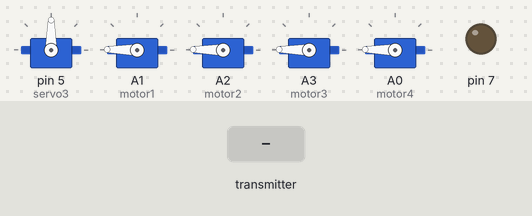
The sketch below on a simulated Arduino Uno, built with avr-gcc and run on an emulated ATmega328P. On the bench: 5 × servo, output pins drawn as LEDs (lit = HIGH). The test bench sets the inputs (shaded band). No radio packets arrive unless stated; what the sketch prints to the serial monitor is not drawn.

Above: at 1.1 s.
At 9.1 s:
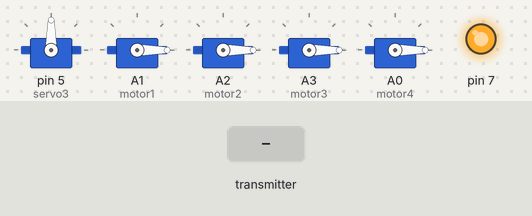
At 18.2 s:
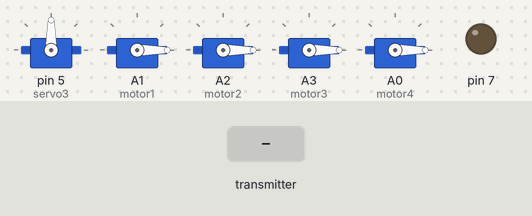
18.3 s: the transmitter starts sending angleValue = 0
Timing chart, 0 to 21.3 s (numbered marks = the images above; inputs shaded):
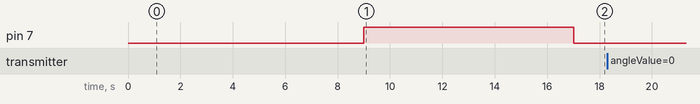

The sketch:

receiver.ino
```cpp
#include <SPI.h>
#include <nRF24L01.h>
#include <RF24.h>
#include <Servo.h>
#define button 4
RF24 radio(9, 10);
Servo servo3;
byte pipe;
boolean state = 0;
int angleValue = 5;
int count = 0;

#include <Servo.h>

Servo motor1;
Servo motor2;
Servo motor3;
Servo motor4;

int potpin = 0;
int val;


void setup() {
  Serial.begin(9600);
  //pinMode(14, OUTPUT);
  //pinMode(15, OUTPUT);
  pinMode(7, OUTPUT);
  delay(1000);
  radio.begin();
  radio.setChannel(5);
  radio.setDataRate(RF24_250KBPS);
  radio.setPALevel(RF24_PA_HIGH);
  radio.openReadingPipe(1, 0xAABBCCDD11LL);
  radio.openWritingPipe(0xAABBCCDD22LL);
  radio.startListening();
  servo3.attach(5);
  pinMode(button, INPUT);

  motor1.attach(A1);
  motor2.attach(A2);
  motor3.attach(A3);
  motor4.attach(A0);
  motor1.write(179);
  motor2.write(179);
  motor3.write(179);
  motor4.write(179);
  delay(8000);
  motor1.write(0);
  motor2.write(0);
  motor3.write(0);
  motor4.write(0);
  digitalWrite(7, HIGH);
  delay(8000);
  digitalWrite(7, LOW);

}

void loop () {
  delay(5);
  if (radio.available(&pipe)) {
    digitalWrite(7, HIGH);

    radio.read(&angleValue, sizeof(angleValue));
    Serial.println(angleValue);


  }
  else digitalWrite(7, LOW);


  if (angleValue == 0) {


  }
  else if (angleValue == 1) {
    if (count == 0) {
      for (int i = 0; i <= 90; i++) {
        motor1.write(i);
        motor2.write(i);
        motor3.write(i);
        motor4.write(i);
        delay(30);
        Serial.print(i);
        Serial.print("\n");
      }
      count = 1;
    }

  }

  else if (angleValue == 2) {
    if (count == 1) {
      for (int i = 90; i >= 0; i--) {
        motor1.write(i);
        motor2.write(i);
        motor3.write(i);
        motor4.write(i);
        delay(30);
        Serial.print(i);
        Serial.print("\n");
      }
      count = 0;
    }
  }


  //  state = digitalRead(button);
  //  if (state == 1){
  //    radio.stopListening();
  //    delay(100);
  //    radio.write(&state, sizeof(state));
  //  }
  //  radio.startListening();
}
```
